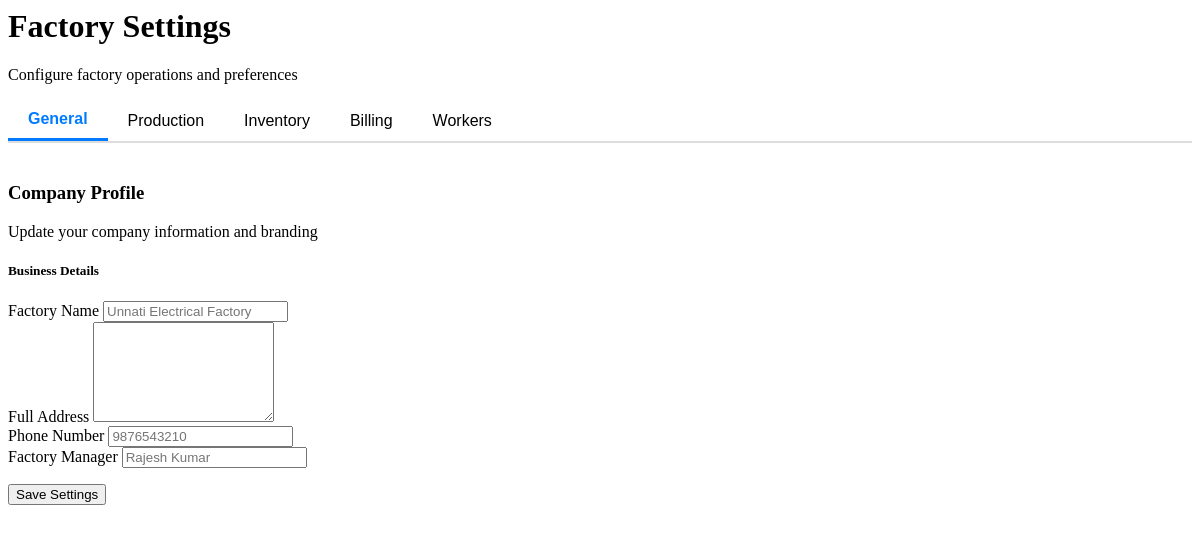
Before: /Dashboard/Factory/settings.php with the older database file.
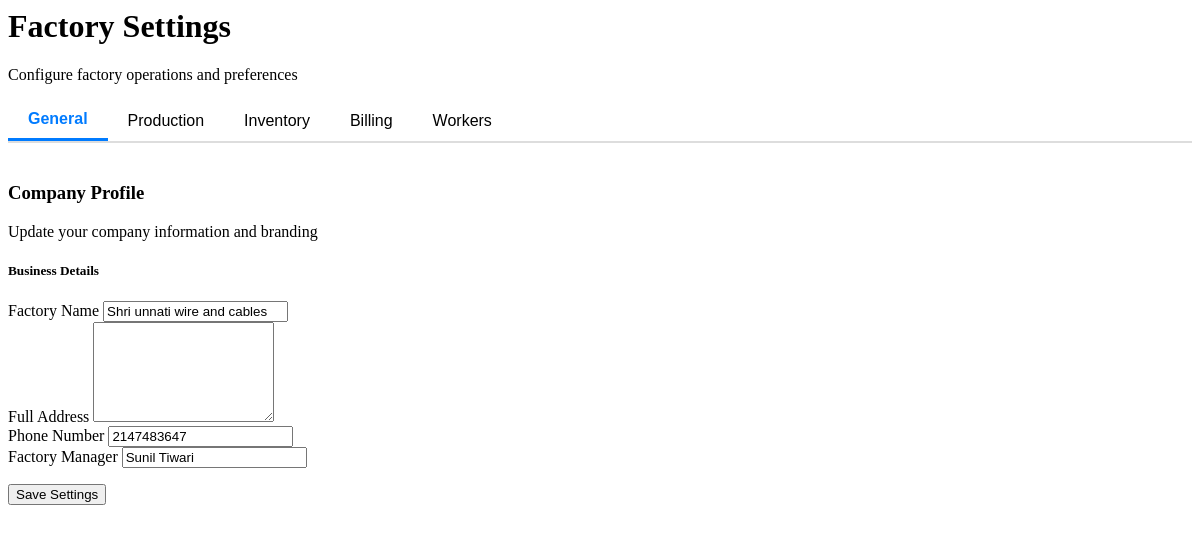
After: the same page with the newer database file.
### tables this page shows
CREATE TABLE `factory_general_settings` (
  `id` int(11) NOT NULL,
  `factory_name` varchar(100) NOT NULL,
  `address` varchar(500) NOT NULL,
  `number` int(15) NOT NULL,
  `manager` varchar(100) NOT NULL,
  `created_by` varchar(100) NOT NULL,
  `created_at` timestamp NOT NULL DEFAULT current_timestamp(),
  `updated` timestamp NOT NULL DEFAULT current_timestamp()
);

### Dashboard/Factory/settings.php (the view, shortened to what this page needs)
<?php
include '../../_conn.php';
$result = $conn->query("SELECT * FROM factory_general_settings WHERE id = 1");
$row = $result->fetch_assoc();
?>
<div class="main-content container my-4">
    <h1>Factory Settings</h1>
    <p>Configure factory operations and preferences</p>
    <div class="col-md-12 card p-4 shadow-sm my-4">
        <div class="tabs">
            <button class="settingTab active" onclick="showsettingTab('general')">General</button>
            <button class="settingTab" onclick="showsettingTab('production')">Production</button>
            <button class="settingTab" onclick="showsettingTab('inventory')">Inventory</button>
            <button class="settingTab" onclick="showsettingTab('billing')">Billing</button>
            <button class="settingTab" onclick="showsettingTab('workers')">Workers</button>
        </div>
        <div class="setting-tab-content active" id="general">
            <h3>Company Profile</h3>
            <p>Update your company information and branding</p>
            <div>
                <h5>Business Details</h5>
                <form action="settings.php" method="POST">
                    <div class="mb-3 m-3 col">
                        <label for="factory-name">Factory Name</label>
                        <input type="text" class="form-control" id="factory_name" name="factory_name"
                            placeholder="Unnati Electrical Factory" value="<?php echo $row['factory_name'] ?? ''; ?>">
                    </div>
                    <div class="mb-3 m-3 col">
                        <label for="factory-address">Full Address</label>
                        <textarea class="form-control" id="factory_address" name="factory_address"
                            placeholder="123 Main Street, Industrial Area, Mumbai"
                            style="height: 100px"> <?php echo $row['address'] ?? ''; ?></textarea>
                    </div>
                    <div class="mb-3 m-3 col">
                        <label for="phone-number">Phone Number</label>
                        <input type="number" class="form-control" id="phone_number" name="phone_number"
                            placeholder="9876543210" value="<?php echo $row['number'] ?? ''; ?>">
                    </div>
                    <div class="mb-3 m-3 col">
                        <label for="factory-manager">Factory Manager</label>
                        <input type="text" class="form-control" id="factory_manager" name="factory_manager"
                            placeholder="Rajesh Kumar" value="<?php echo $row['manager'] ?? ''; ?>">
                    </div>
            </div>
            <div class="text-end position-relative">
                <button type="submit" class="btn btn-info text-white">
                    <i class="bi bi-save"></i> Save Settings
                </button>
            </div>
        </div>
    </div>

Changed rows visible on the page:
added factory_general_settings: factory_name "Shri unnati wire and cables", phone_number "2147483647", factory_manager "Sunil Tiwari"
